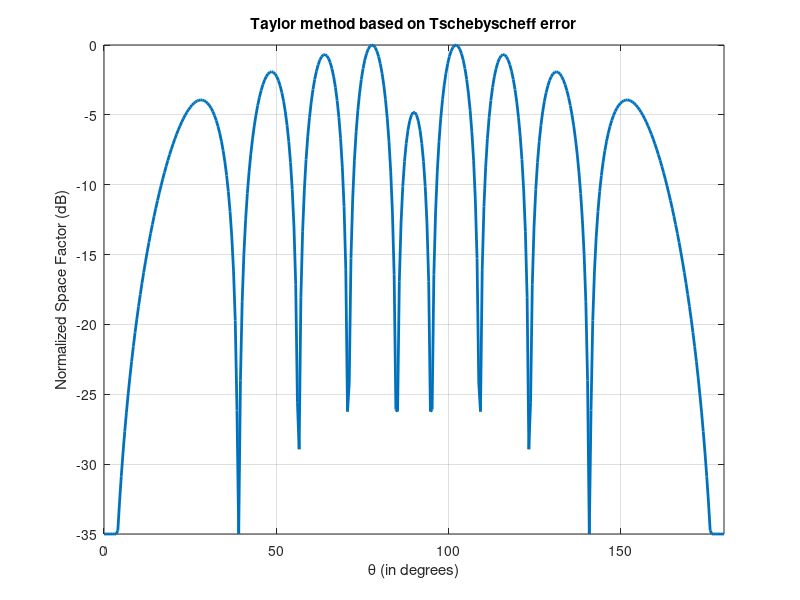

Write MATLAB code to recreate this figure.
%the following code depicts the taylor line source method for antenna synthesis

% Program written by: Sathvik N. Prasad
% Date              : 18/06/2014 


len=input('Specify length of line source (in wavelengths)\n');
nbar=input('Specify number of side lobes of the same constant level (nbar)\n');
side_lobe=input('Specify desired constant side lobe level (in -dB)\n');

Ntheta=360;

theta=linspace(0,pi,Ntheta);
u=pi*len*cos(theta);

thres=-35;

R0=10^(-side_lobe/20);
A=1/pi*acosh(R0);
sig=nbar/sqrt(A^2+(nbar-0.5)^2);

n=1:nbar-1;

un = pi * sig * sqrt(A^2 +(n-.5).^2);

SF_rec=sinc(u/pi);   

for p=1:nbar-1,
SF_rec=SF_rec.*(1-(u/un(p)).^2)./(1-(u/(p*pi)).^2);
end;

SF_recdb=20*log10(abs(SF_rec)/max(abs(SF_rec)));
SF_recdb(SF_recdb<=thres)=thres;
%SF_recdb = SF_recdb - thres;

figure(1);
plot(theta*180/pi,SF_recdb,'linewidth',2); grid on;
xlim([0 180]);
xlabel('\theta (in degrees)');
ylabel('Normalized Space Factor (dB)');
title('Taylor method based on Tschebyscheff error');